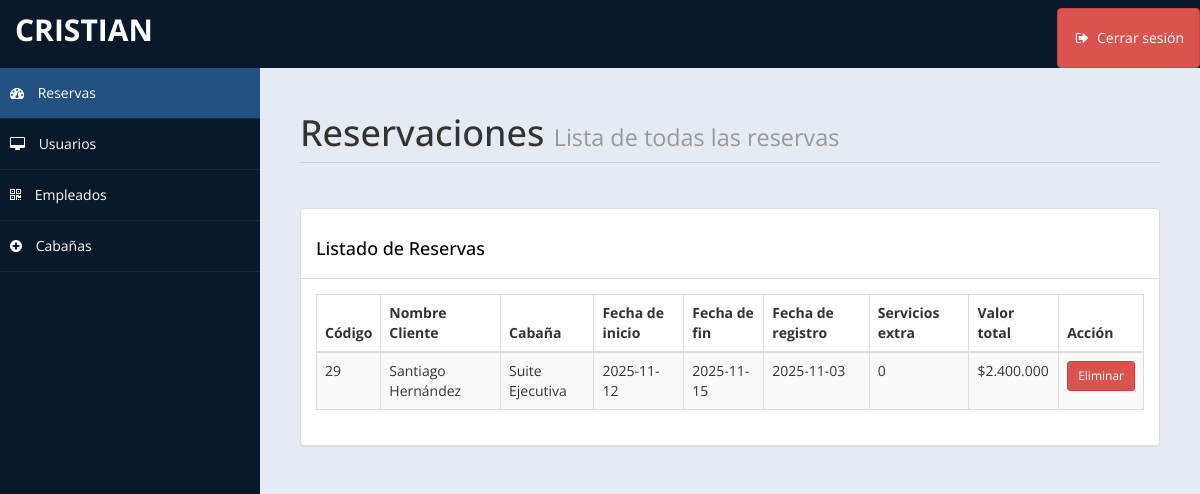
Page /admin/home.php (signed in) on the earlier database version.
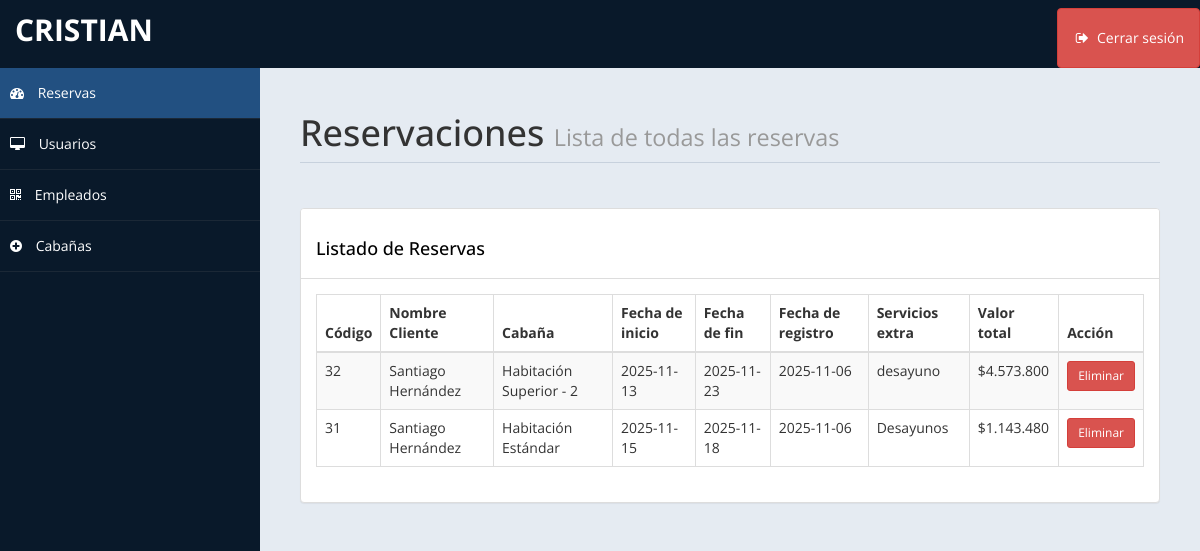
Same page on the later database version.
### tables this page shows
CREATE TABLE `reservas` (
  `cod_reserva` int(11) NOT NULL,
  `cod_cliente` int(11) DEFAULT NULL,
  `cod_cabana` int(11) DEFAULT NULL,
  `fecha_inicio` date NOT NULL,
  `fecha_fin` date NOT NULL,
  `estado` enum('pendiente','confirmada','cancelada') DEFAULT 'pendiente',
  `fecha_registro` date DEFAULT NULL,
  `servicios_extra` text DEFAULT NULL,
  `observaciones` text DEFAULT NULL,
  `valor_total` decimal(10,2) DEFAULT NULL,
  `cod_empleado` int(11) DEFAULT NULL
);

CREATE TABLE `cabanas` (
  `cod_cabana` int(11) NOT NULL,
  `cod_glamping` int(11) DEFAULT NULL,
  `nombre` varchar(100) NOT NULL,
  `capacidad` int(11) DEFAULT NULL,
  `caracteristicas` text DEFAULT NULL,
  `precio_noche` decimal(10,2) DEFAULT NULL,
  `estado` enum('activa','mantenimiento','inactiva') DEFAULT 'activa',
  `foto` longblob DEFAULT NULL
);

### admin/home.php (the view, shortened to what this page needs)
<?php
include ('../db.php');
?>
<!DOCTYPE html>
<html xmlns="http://www.w3.org/1999/xhtml">
<head>
    <link href="assets/css/bootstrap.css" rel="stylesheet" />
    <link href="assets/css/font-awesome.css" rel="stylesheet" />
    <link href="assets/js/morris/morris-0.4.3.min.css" rel="stylesheet" />
    <link href="assets/css/custom-styles.css" rel="stylesheet" />
</head>
<body>
    <div id="wrapper">
        <nav class="navbar navbar-default top-navbar" role="navigation">
            <div class="navbar-header">
                <a class="navbar-brand" href="home.php"> <?php echo $_SESSION["user"]; ?> </a>
            </div>
            <ul class="nav navbar-top-links navbar-right">
    <li>
        <a href="../index.php" class="btn btn-danger" style="margin-top:8px; color:white;">
            <i class="fa fa-sign-out fa-fw"></i> Cerrar sesión
        </a>
    </li>
    </ul>
        </nav>
        <nav class="navbar-default navbar-side" role="navigation">
            <div class="sidebar-collapse">
                <ul class="nav" id="main-menu">
                    <li>
                        <a class="active-menu" href="home.php"><i class="fa fa-dashboard"></i> Reservas</a>
                    </li>
                    <li>
                        <a href="vista_usuarios.php"><i class="fa fa-desktop"></i> Usuarios
</a>
                    </li>
                    <li>
                        <a href="vista_empleados.php"><i class="fa fa-qrcode"></i> Empleados</a>
                    </li>
					<li>
                        <a  href="room.php"><i class="fa fa-plus-circle"></i> Cabañas</a>
                    </li>
					</ul>
            </div>
        </nav>
<div id="page-wrapper">
  <div id="page-inner">
    <div class="row">
      <div class="col-md-12">
        <h1 class="page-header">
          Reservaciones <small>Lista de todas las reservas</small>
        </h1>
      </div>
    </div>
    <div class="row">
      <div class="col-md-12">
        <div class="panel panel-default">
          <div class="panel-heading">
            <h4>Listado de Reservas</h4>
          </div>
          <div class="panel-body">
            <div class="table-responsive">
              <table class="table table-striped table-bordered">
                <thead>
                  <tr>
                    <th>Código</th>
                    <th>Nombre Cliente</th>
                    <th>Cabaña</th>
                    <th>Fecha de inicio</th>
                    <th>Fecha de fin</th>
                    <th>Fecha de registro</th>
                    <th>Servicios extra</th>
                    <th>Valor total</th>
                    <th>Acción</th>
                  </tr>
                </thead>
                <tbody>
                  <?php
                  $sql = "SELECT
                            r.cod_reserva,
                            CONCAT(u.nombre, ' ', u.apellido) AS cliente,
                            c.nombre AS cabana,
                            r.fecha_inicio,
                            r.fecha_fin,
                            r.fecha_registro,
                            r.servicios_extra,
                            r.valor_total
                          FROM reservas r
                          LEFT JOIN usuarios u ON r.cod_cliente = u.cod_cliente
                          LEFT JOIN cabanas c ON r.cod_cabana = c.cod_cabana
                          ORDER BY r.cod_reserva DESC";
                  $result = mysqli_query($conn, $sql);
                  if (mysqli_num_rows($result) > 0) {
                    while ($row = mysqli_fetch_assoc($result)) {
                      echo "<tr>
                              <td>{$row['cod_reserva']}</td>
                              <td>{$row['cliente']}</td>
                              <td>{$row['cabana']}</td>
                              <td>{$row['fecha_inicio']}</td>
                              <td>{$row['fecha_fin']}</td>
                              <td>{$row['fecha_registro']}</td>
                              <td>{$row['servicios_extra']}</td>
                              <td>$" . number_format($row['valor_total'], 0, ',', '.') . "</td>
                              <td>
                                <a href='home.php?eliminar={$row['cod_reserva']}'
                                    class='btn btn-danger btn-sm'
                                    onclick='return confirmarEliminacion()'>
                                    Eliminar
                                </a>
                              </td>
                            </tr>";
                    }
                  } else {
                    echo "<tr><td colspan='9' class='text-center'>No hay reservas registradas</td></tr>";
                  }
                  ?>
                </tbody>
              </table>
            </div>
          </div>
        </div>
      </div>
    </div>
  </div>
</div>
            </div>
</body>
</html>

### admin/assets/css/custom-styles.css (style rules this page uses)
body { font-family: 'Open Sans', sans-serif; }
#wrapper { width: 100%; background:#09192A; }
#page-wrapper { padding: 15px 15px; min-height: 600px; background:#E5EBF2; }
#page-inner { width:100%; margin:10px 20px 10px 0px; background-color:transparent; padding:10px; min-height:1200px; }
h1, .h1, h2, .h2, h3, .h3 { margin-top: 7px; margin-bottom: -5px; }
h4 { padding-top:10px; }
.page-header { padding-bottom: 9px; margin: 10px 0 45px; border-bottom: 1px solid #C7D1DD; }
.panel-default > .panel-heading { color: #000; background-color: #FFFFFF; border-color: #ddd; font-weight:bold; }
.top-navbar { margin:0px; }
.top-navbar .navbar-brand { color: #fff; width: 260px; text-align: left; height: 60px; font-size: 30px; font-weight: 700; text-transform: uppercase; line-height: 30px; }
.top-navbar .nav > li { position: relative; display: inline-block; }
.top-navbar .nav > li > a { position: relative; display: block; padding: 19px 15px; color: #77C0FD; }
.active-menu { background-color:#225081!important; }
.sidebar-collapse , .sidebar-collapse .nav { background:none; }
.sidebar-collapse .nav { padding:0; }
.sidebar-collapse .nav > li > a { color:#fff; background:transparent; text-shadow:none; }
.sidebar-collapse > .nav > li > a { padding:15px 10px; }
.sidebar-collapse > .nav > li { border-bottom: 1px solid rgba(107, 108, 109, 0.19); }
.navbar-side { border:none; background-color: transparent; }
.top-navbar { background:#09192A; border-bottom:none; }
.top-navbar .nav > li > a > i { margin-right: 2px; }
.navbar-default { border:0px solid black; }
.navbar-header { background: #09192A; }
.nav > li > a > i { margin-right:10px; }
@media (min-width:768px) { #page-wrapper { margin: 0 0 0 260px; padding: 15px 30px; min-height: 1200px; } }
@media (min-width:768px) { .navbar-side { z-index: 1; position: absolute; width: 260px; } }
@media (min-width:768px) { .navbar { border-radius: 0px; } }

Differences in the rows shown:
removed reservas: cod_reserva "29", cliente "Santiago Hernández", cod_cabana.nombre "Suite Ejecutiva", fecha_inicio "2025-11-12", fecha_fin "2025-11-15", fecha_registro "2025-11-03", servicios_extra "0", valor_total "2.400.000"
added reservas: cod_reserva "32", cliente "Santiago Hernández", cod_cabana.nombre "Habitación Superior - 2", fecha_inicio "2025-11-13", fecha_fin "2025-11-23", fecha_registro "2025-11-06", servicios_extra "desayuno", valor_total "4.573.800"
added reservas: cod_reserva "31", cliente "Santiago Hernández", cod_cabana.nombre "Habitación Estándar", fecha_inicio "2025-11-15", fecha_fin "2025-11-18", fecha_registro "2025-11-06", servicios_extra "Desayunos", valor_total "1.143.480"
